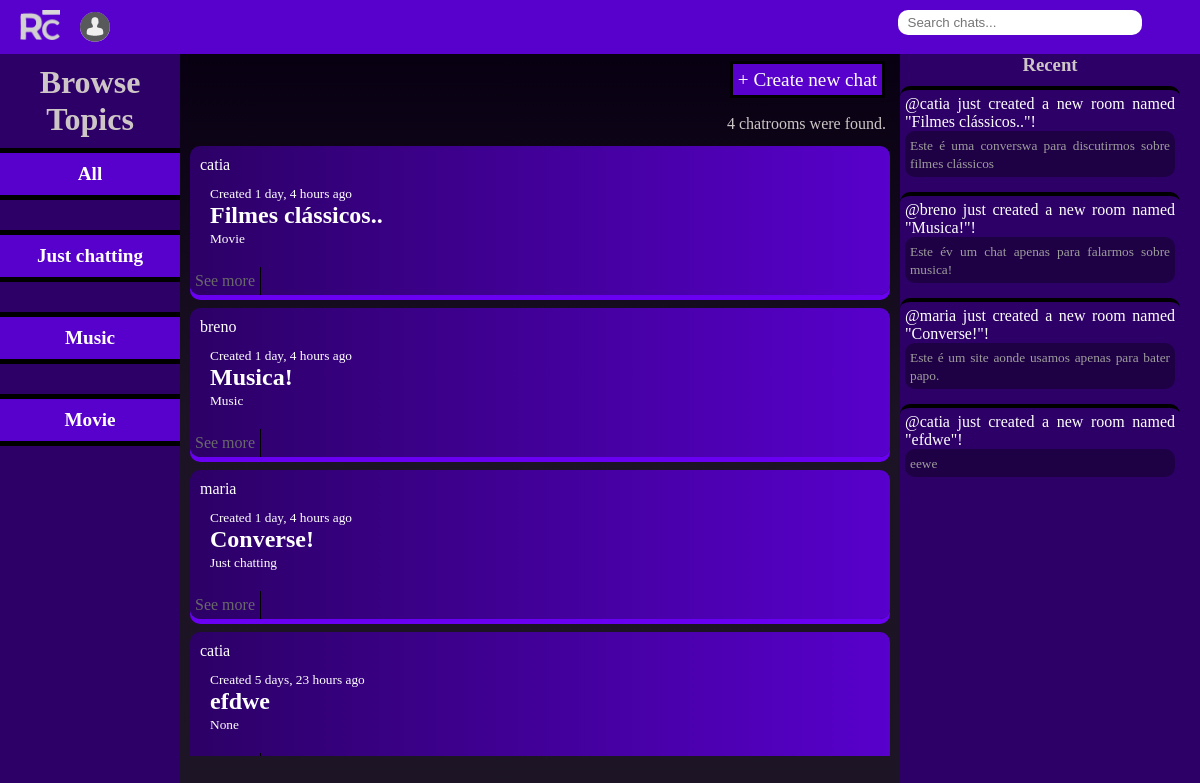
The page / on the database its author committed.
### chatroom/models.py (models this page shows, shortened)
class Topic(models.Model):
    name= models.CharField(max_length=100)
    def __str__(self):
        return self.name

class Room(models.Model):
    host = models.ForeignKey(User, on_delete=models.SET_NULL, null=True)
    topic = models.ForeignKey(Topic, on_delete=models.SET_NULL, null=True)
    name = models.CharField(max_length=100)
    description = models.TextField(null=True, blank=True)
    participants = models.ManyToManyField(User, related_name='participants', blank=True)
    created = models.DateTimeField(auto_now_add=True)
    updated = models.DateTimeField(auto_now=True)
    class Meta:
        ordering = ['-updated', '-created']

### chatroom/views.py (the view)
# urls.py: path('', views.chatView, name='home'),
def chatView(request):
    q = request.GET.get('q') if request.GET.get('q') != None else ''
    room = Room.objects.filter(
        Q(topic__name__icontains=q) |
        Q(name__icontains=q)
        )
    topics = Topic.objects.all()
    recent = Room.objects.all()
    room_count = room.count()
    context = {'room':room, 'topics':topics, 'room_count':room_count, 'recent':recent}
    return render(request, 'chatroom/home.html', context)

### chatroom/templates/chatroom/home.html (shortened to what this page needs)
{% extends 'base.html' %}
{%block content%}
<div class="home-content">
    <div class="topics">
        <h1>Browse Topics</h1>
        <div class="show-topics">
            <a href="{% url 'home' %}">All</a>
            {% for topic in topics %}
            <a href="{% url 'home' %}?q={{topic.name}}">{{topic.name}}</a>
            {% endfor %}
        </div>
    </div>
    <div class="list">
        <div class="create">
            <a href="{% url 'create_room'%} ">+ Create new chat</a>
        </div>
        <div class="chats">
            <p id="chat-count">{{room_count}} chatrooms were found.</p>
            {% for chat in room %}
                <div class="chat-list">
                    <div class="chat-info">
                        <a style="padding: 0;" href="{% url 'user-profile' chat.host.id %}">
                            <p>{{chat.host}}</p>
                        </a>
                        <a id="all-post" href="{% url 'chatroom' chat.id %}?q={{chat.name}}">
                            <small>Created {{chat.created|timesince}} ago</small></p>
                            <h2>{{chat.name}}</h2>
                            <small>{{chat.topic}}</small>
                        </a>
                    </div>
                    <div class="config-chat">
                        <a href="{% url 'about_room' chat.id%}">See more</a>
                    </div>
                </div>
            {% endfor %}
        </div>
    </div>
    <div class="recent">
        <h3>Recent</h3>
        {% for new in recent %}
            <div class="recent-created">
                <a href="{% url 'chatroom' new.id %}?q={{new.name}}">
                    <p>@{{new.host}} just created a new room named "{{new.name}}"!</p>
                    <p class="description"><small>{{new.description}}</small></p>
                </a>
            </div>
        {% endfor %}
    </div>
</div>
{% endblock content %}

### static/base.css (style rules this page uses)
* { margin: 0; padding: 0; }
:root { font-size: 16px; --color1: #6900F2; --color2: #5800CC; --color3: #2C0066; }
body { background-color: var(--color3); color: rgb(206, 198, 198); }
.list { height: 96.8%; display: flex; padding: 10px; flex-direction: column; background-image: linear-gradient(rgba(0, 0, 0, 0.829), rgba(24, 23, 23, 0.822),rgba(26, 25, 25, 0.842)); gap: 5px; }
.recent { width: 100%; }
.topics { width: 100%; }
.list a { text-decoration: none; }
.create { padding: 5px; height: 5%; text-align: end; }
.create a { font-size: 1.2rem; color: white; padding: 5px; border: 3px solid black; background-color: var(--color2); }
.chats { display: flex; flex-direction: column; gap: 13px; overflow-y: scroll; height: 90%; }
p#chat-count { text-align: end; padding-right: 4px; }
.chat-list { border-radius: 10px; background-image:linear-gradient(to right,var(--color3), var(--color2)); display: flex; flex-direction: column; box-shadow:0px 5px var(--color1); animation: enter 2s ease-in-out; }
.chat-info { display: flex; flex-direction: column; gap: 10px; }
.chat-info a { padding: 0px 10px 10px 10px; color: white; }
.config-chat { display: flex; }
.config-chat a { padding: 5px; border-right: 1px solid black; color: rgb(105, 105, 105); }
.topics { text-align: center; margin-right: 4px; }
.topics h1 { padding: 10px; }
.show-topics { display: flex; flex-direction: column; align-items: center; gap: 30px; overflow-y: scroll; width: 100%; }
.show-topics a { font-size: 1.2rem; text-decoration: none; color: white; text-align: center; font-weight: bold; border: 5px solid black; background-color: var(--color2); width: 100%; padding: 10px; }
.recent { display: flex; flex-direction: column; gap: 10px; width: 100%; height: 100%; overflow-y: scroll; }
.recent h3 { text-align: center; }
.recent-created { padding: 5px; text-align: justify; width: 90%; border-top: 4px solid black; border-radius: 10px; }
.recent-created a { text-decoration: none; color: white; }
.recent-created p { word-wrap: break-word; }
.description { background-color: #170233a2; padding: 5px; border-radius: 10px; color: rgb(158, 157, 157); }
.chat-info { padding: 10px; height: 85%; }

### chatroom/templates/chatroom/home.html (style rules this page uses)
.home-content { width: 100%; display: grid; grid-template-columns: 15% 60% 25%; grid-template-rows: 92vh; }
.chat-list { animation: enter 0.5s ease-in-out; }

### rows shown on the page
Topic: name "Just chatting"
Topic: name "Music"
Topic: name "Movie"
Room: host "catia", created "1 day, 4 hours", name "Filmes clássicos..", topic "Movie", description "Este é uma converswa para discutirmos sobre filmes clássicos"
Room: host "breno", created "1 day, 4 hours", name "Musica!", topic "Music", description "Este év um chat apenas para falarmos sobre musica!"
Room: host "maria", created "1 day, 4 hours", name "Converse!", topic "Just chatting", description "Este é um site aonde usamos apenas para bater papo."
Room: host "catia", created "5 days, 23 hours", name "efdwe", topic "None", description "eewe"

### other values the page prints
{{ room_count }} "4"
